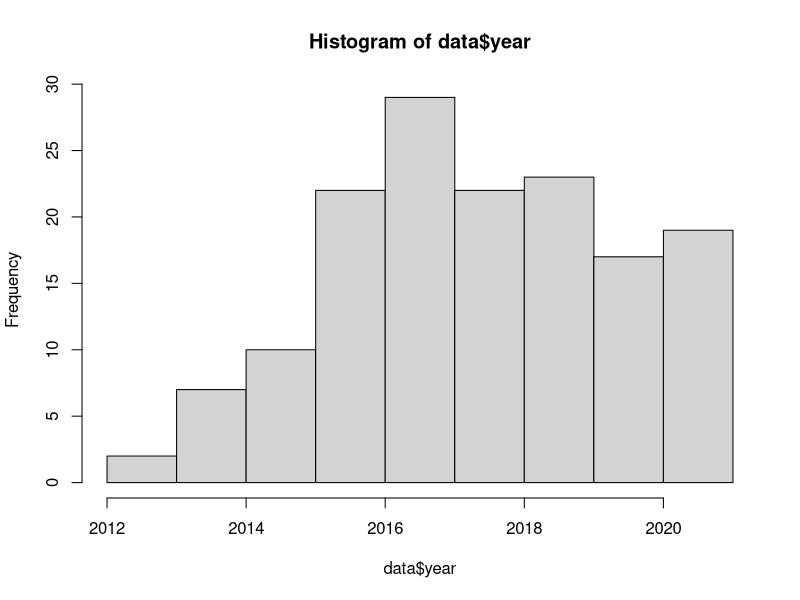

Generate this figure with R: (Note: this script raises an error after producing the figure.)
# THIS FILE IS FOR ALL DATA ANALYSIS PORTIONS OF THE COVIDENCE REVIEW

# Loading in the data

data <- read.csv("LAg_sys_review_data.csv")

# Viewing the beginning of the data
head(data)

# Load packages
library(tidyr)
library(dplyr)
library(tidyverse)
library(ggplot2)
library(lubridate)
library(broom)

# Test Analyses 
hist(data$year)
data %>%
  group_by(eval_field) %>%
  count()

count(data[which(data$eval_field == 'Evaluation')])

table(data$eval_field)

data %>% 
  group_by(eval_field) %>% 
  count(unknown:polynesia)

data %>%
  gather()
  group_by(eval_field) %>%
  summarise(no = n()) %>%
  spread(eval_field, no)
# END TEST ANALYSES

# Tables
## Journal
journal.table <- table(data$journal)

## Year
year.table <- table(data$year)

## Evaluation / Field Use
eval.table <- table(data$eval_field)

## Population Descriptions
population.table <- table(data$pop_descript)

## Cohort Descriptions
cohort.table <- table(data$cohort_descript)

## Sample Type
sample.table <- table(data$sample_type)

## Assay Manufacturer
manufac.table <- data %>%
                  group_by(eval_field) %>%
                  count(assay_manufact)
